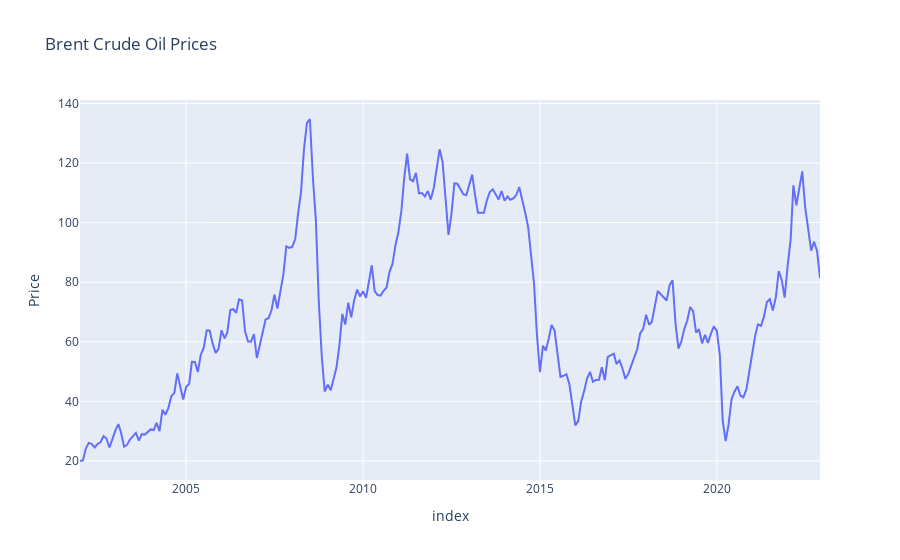

The cell this chart's notebook holds for it:
### Markdown cell above
**Plotting Data**: The data is plotted using `Plotly`, a Python graphing library. This provides a visual representation of the time series data.

### Code cell
# Plot data
fig = px.line(data, x=data.index, y='Price', title='Brent Crude Oil Prices')
fig.show()

### Figure 1 — Plotly figure (JSON) as saved in the notebook; plotly's stock layout.template omitted (floating-point values rounded to 4 significant figures; data arrays with more than 128 entries replaced by an {"elided": "..."} marker saying what was removed)
{"data": [{"hovertemplate": "index=%{x}<br>Price=%{y}<extra></extra>", "legendgroup": "", "line": {"color": "#636efa", "dash": "solid"}, "marker": {"symbol": "circle"}, "mode": "lines", "name": "", "orientation": "v", "showlegend": false, "type": "scatter", "x": {"elided": "252 str values"}, "xaxis": "x", "y": {"elided": "252 float values"}, "yaxis": "y"}], "layout": {"legend": {"tracegroupgap": 0}, "title": {"text": "Brent Crude Oil Prices"}, "xaxis": {"anchor": "y", "domain": [0, 1], "title": {"text": "index"}}, "yaxis": {"anchor": "x", "domain": [0, 1], "title": {"text": "Price"}}}}
